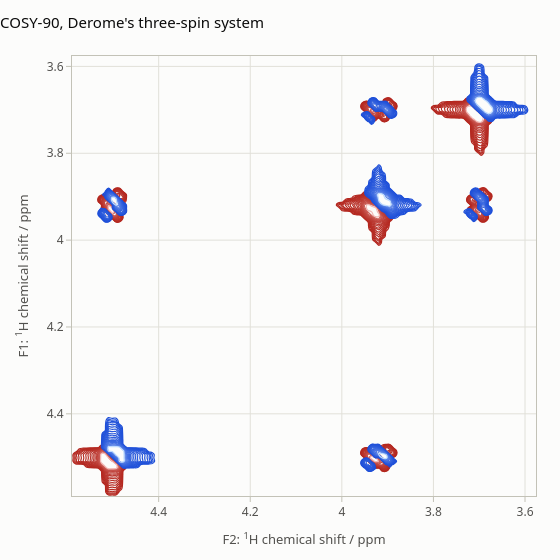

The notebook cell this image was saved under:
### Markdown cell above
## Processing: `apodisation` and `plot_2d`

`apodisation(fid, windows)` applies one window per non-singleton
dimension (`("exp", 6)`, `("sqcos",)`, `("gauss", k)`, `("kaiser",
beta)`, `("cos",)`, `("sin",)`, `("sqsin",)`, `("crisp",)`, `("none",)`)
and halves the first point of each processed dimension, as Spinach does
before a Fourier transform. The 2-D spectrum is `fftshift(fft2(fid,
zerofill))`, and `plot_2d` draws it with Spinach's contour spacing
(one Plotly trace per sign; spectra longer than `max_points=512` per axis
are binned first, keeping the largest-magnitude value of each bin, so a
2048 x 2048 spectrum gives a figure of a few MB; `max_points=None` draws
every point):
`ncont` levels between fractions `delta[0..1]` of the maximum (positive,
red) and `delta[2..3]` of the minimum (negative, blue), spaced as the
`k`-th power of a linear grid, both axes decreasing to the right and up:

### Code cell
from spynach.plotting import plot_2d

fid_apod = spynach.apodisation(fid, [("sqcos",), ("sqcos",)])
cosy_spectrum = np.fft.fftshift(np.fft.fft2(fid_apod, pars["zerofill"]))
plot_2d(
    spin_system_derome,
    cosy_spectrum.real,
    pars,
    max_points=128,  # bin to 128 x 128 points: the notebook stays small, the contours look the same
    ncont=20,
    delta=(0.1, 0.5, 0.1, 0.5),
    k=2,
    ncol=256,
    m=6,
    signs="both",
    title="COSY-90, Derome's three-spin system",
)

### Figure 1 — Plotly figure (JSON) as saved in the notebook; plotly's stock layout.template omitted (floating-point values rounded to 4 significant figures; data arrays with more than 128 entries replaced by an {"elided": "..."} marker saying what was removed)
{"data": [{"autocontour": false, "colorscale": [[0.0, "#b3261e"], [0.05263, "#b4271f"], [0.1053, "#b42921"], [0.1579, "#b52a22"], [0.2105, "#b52c24"], [0.2632, "#b62d25"], [0.3158, "#b72f27"], [0.3684, "#b83129"], [0.4211, "#b8332b"], [0.4737, "#b9352d"], [0.5263, "#ba3730"], [0.5789, "#bb3a32"], [0.6316, "#bd3c35"], [0.6842, "#be4038"], [0.7368, "#c0433c"], [0.7895, "#c14741"], [0.8421, "#c44d46"], [0.8947, "#c7544d"], [0.9474, "#cb5f59"], [1.0, "#f2b8b5"]], "contours": {"coloring": "lines", "end": 19, "showlabels": false, "size": 1, "start": 0, "type": "levels"}, "hoverinfo": "skip", "line": {"width": 1.2}, "showlegend": false, "showscale": false, "x": [3.576, 3.584, 3.592, 3.6, 3.608, 3.616, 3.624, 3.632, 3.64, 3.648, 3.656, 3.664, 3.672, 3.68, 3.688, 3.696, 3.704, 3.712, 3.72, 3.728, 3.736, 3.744, 3.752, 3.76, 3.768, 3.775, 3.783, 3.791, 3.799, 3.807, 3.815, 3.823, 3.831, 3.839, 3.847, 3.855, 3.863, 3.871, 3.879, 3.887, 3.895, 3.903, 3.911, 3.919, 3.927, 3.935, 3.943, 3.951, 3.959, 3.967, 3.975, 3.983, 3.991, 3.999, 4.007, 4.015, 4.023, 4.031, 4.039, 4.047, 4.055, 4.063, 4.071, 4.079, 4.087, 4.095, 4.103, 4.111, 4.119, 4.127, 4.134, 4.142, 4.15, 4.158, 4.166, 4.174, 4.182, 4.19, 4.198, 4.206, 4.214, 4.222, 4.23, 4.238, 4.246, 4.254, 4.262, 4.27, 4.278, 4.286, 4.294, 4.302, 4.31, 4.318, 4.326, 4.334, 4.342, 4.35, 4.358, 4.366, 4.374, 4.382, 4.39, 4.398, 4.406, 4.414, 4.422, 4.43, 4.438, 4.446, 4.454, 4.462, 4.47, 4.478, 4.486, 4.493, 4.501, 4.509, 4.517, 4.525, 4.533, 4.541, 4.549, 4.557, 4.565, 4.573, 4.581, 4.589], "y": [3.576, 3.584, 3.592, 3.6, 3.608, 3.616, 3.624, 3.632, 3.64, 3.648, 3.656, 3.664, 3.672, 3.68, 3.688, 3.696, 3.704, 3.712, 3.72, 3.728, 3.736, 3.744, 3.752, 3.76, 3.768, 3.775, 3.783, 3.791, 3.799, 3.807, 3.815, 3.823, 3.831, 3.839, 3.847, 3.855, 3.863, 3.871, 3.879, 3.887, 3.895, 3.903, 3.911, 3.919, 3.927, 3.935, 3.943, 3.951, 3.959, 3.967, 3.975, 3.983, 3.991, 3.999, 4.007, 4.015, 4.023, 4.031, 4.039, 4.047, 4.055, 4.063, 4.071, 4.079, 4.087, 4.095, 4.103, 4.111, 4.119, 4.127, 4.134, 4.142, 4.15, 4.158, 4.166, 4.174, 4.182, 4.19, 4.198, 4.206, 4.214, 4.222, 4.23, 4.238, 4.246, 4.254, 4.262, 4.27, 4.278, 4.286, 4.294, 4.302, 4.31, 4.318, 4.326, 4.334, 4.342, 4.35, 4.358, 4.366, 4.374, 4.382, 4.39, 4.398, 4.406, 4.414, 4.422, 4.43, 4.438, 4.446, 4.454, 4.462, 4.47, 4.478, 4.486, 4.493, 4.501, 4.509, 4.517, 4.525, 4.533, 4.541, 4.549, 4.557, 4.565, 4.573, 4.581, 4.589], "z": {"elided": "128x128 float values"}, "zmax": 19, "zmin": 0, "type": "contour"}, {"autocontour": false, "colorscale": [[0.0, "#1d4ed8"], [0.05263, "#1e4fd8"], [0.1053, "#2051d9"], [0.1579, "#2252d9"], [0.2105, "#2353d9"], [0.2632, "#2555da"], [0.3158, "#2757da"], [0.3684, "#2958db"], [0.4211, "#2b5adb"], [0.4737, "#2d5cdc"], [0.5263, "#305fdc"], [0.5789, "#3361dd"], [0.6316, "#3664de"], [0.6842, "#3967df"], [0.7368, "#3d6ae0"], [0.7895, "#426ee1"], [0.8421, "#4873e2"], [0.8947, "#507ae4"], [0.9474, "#5c85e7"], [1.0, "#bfdbfe"]], "contours": {"coloring": "lines", "end": 19, "showlabels": false, "size": 1, "start": 0, "type": "levels"}, "hoverinfo": "skip", "line": {"width": 1.2}, "showlegend": false, "showscale": false, "x": [3.576, 3.584, 3.592, 3.6, 3.608, 3.616, 3.624, 3.632, 3.64, 3.648, 3.656, 3.664, 3.672, 3.68, 3.688, 3.696, 3.704, 3.712, 3.72, 3.728, 3.736, 3.744, 3.752, 3.76, 3.768, 3.775, 3.783, 3.791, 3.799, 3.807, 3.815, 3.823, 3.831, 3.839, 3.847, 3.855, 3.863, 3.871, 3.879, 3.887, 3.895, 3.903, 3.911, 3.919, 3.927, 3.935, 3.943, 3.951, 3.959, 3.967, 3.975, 3.983, 3.991, 3.999, 4.007, 4.015, 4.023, 4.031, 4.039, 4.047, 4.055, 4.063, 4.071, 4.079, 4.087, 4.095, 4.103, 4.111, 4.119, 4.127, 4.134, 4.142, 4.15, 4.158, 4.166, 4.174, 4.182, 4.19, 4.198, 4.206, 4.214, 4.222, 4.23, 4.238, 4.246, 4.254, 4.262, 4.27, 4.278, 4.286, 4.294, 4.302, 4.31, 4.318, 4.326, 4.334, 4.342, 4.35, 4.358, 4.366, 4.374, 4.382, 4.39, 4.398, 4.406, 4.414, 4.422, 4.43, 4.438, 4.446, 4.454, 4.462, 4.47, 4.478, 4.486, 4.493, 4.501, 4.509, 4.517, 4.525, 4.533, 4.541, 4.549, 4.557, 4.565, 4.573, 4.581, 4.589], "y": [3.576, 3.584, 3.592, 3.6, 3.608, 3.616, 3.624, 3.632, 3.64, 3.648, 3.656, 3.664, 3.672, 3.68, 3.688, 3.696, 3.704, 3.712, 3.72, 3.728, 3.736, 3.744, 3.752, 3.76, 3.768, 3.775, 3.783, 3.791, 3.799, 3.807, 3.815, 3.823, 3.831, 3.839, 3.847, 3.855, 3.863, 3.871, 3.879, 3.887, 3.895, 3.903, 3.911, 3.919, 3.927, 3.935, 3.943, 3.951, 3.959, 3.967, 3.975, 3.983, 3.991, 3.999, 4.007, 4.015, 4.023, 4.031, 4.039, 4.047, 4.055, 4.063, 4.071, 4.079, 4.087, 4.095, 4.103, 4.111, 4.119, 4.127, 4.134, 4.142, 4.15, 4.158, 4.166, 4.174, 4.182, 4.19, 4.198, 4.206, 4.214, 4.222, 4.23, 4.238, 4.246, 4.254, 4.262, 4.27, 4.278, 4.286, 4.294, 4.302, 4.31, 4.318, 4.326, 4.334, 4.342, 4.35, 4.358, 4.366, 4.374, 4.382, 4.39, 4.398, 4.406, 4.414, 4.422, 4.43, 4.438, 4.446, 4.454, 4.462, 4.47, 4.478, 4.486, 4.493, 4.501, 4.509, 4.517, 4.525, 4.533, 4.541, 4.549, 4.557, 4.565, 4.573, 4.581, 4.589], "z": {"elided": "128x128 float values"}, "zmax": 19, "zmin": 0, "type": "contour"}], "layout": {"font": {"family": "system-ui, -apple-system, \"Segoe UI\", Roboto, sans-serif", "color": "#0b0b0b", "size": 13}, "margin": {"l": 72, "r": 24, "t": 56, "b": 64}, "title": {"font": {"size": 15, "color": "#0b0b0b"}, "text": "COSY-90, Derome's three-spin system", "x": 0, "xanchor": "left"}, "xaxis": {"tickfont": {"color": "#52514e", "size": 12}, "title": {"font": {"color": "#52514e", "size": 13}, "text": "F2: <sup>1</sup>H chemical shift / ppm"}, "showgrid": true, "gridcolor": "#e1e0d9", "zeroline": false, "showline": true, "linecolor": "#c3c2b7", "ticks": "outside", "tickcolor": "#c3c2b7", "mirror": true, "range": [4.589, 3.576]}, "yaxis": {"tickfont": {"color": "#52514e", "size": 12}, "title": {"font": {"color": "#52514e", "size": 13}, "text": "F1: <sup>1</sup>H chemical shift / ppm"}, "showgrid": true, "gridcolor": "#e1e0d9", "zeroline": false, "showline": true, "linecolor": "#c3c2b7", "ticks": "outside", "tickcolor": "#c3c2b7", "mirror": true, "range": [4.589, 3.576]}, "modebar": {"bgcolor": "rgba(0,0,0,0)", "color": "#898781", "activecolor": "#52514e", "remove": ["lasso2d", "select2d"]}, "height": 560, "width": 560, "paper_bgcolor": "#fcfcfb", "plot_bgcolor": "#fcfcfb", "dragmode": "zoom", "showlegend": false}}
